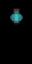

Rendered tile map (Tiled .tmx) drawn with the repository's tilesets; below, a short description and the map source with its tile grids summarised:
An orthogonal 1x2 tile map with 32x32 px tiles, 2 tile layers (objects, collision), 1 hidden layer not drawn, 4 tilesets.

<map version="1.0" orientation="orthogonal" renderorder="right-down" width="1" height="2" tilewidth="32" tileheight="32">
 <tileset firstgid="1" name="furniture-modern" tilewidth="32" tileheight="32">
  <image source="../../maps/graphics/tiles/furniture-modern.png" width="512" height="512" />
 </tileset>
 <tileset firstgid="257" name="furniture-placement" tilewidth="32" tileheight="32">
  <image source="../../maps/graphics/tiles/furniture-placement.png" width="64" height="64" />
  <tile id="2">
   <properties>
    <property name="constraint" value="ground" />
   </properties>
  </tile>
  <tile id="3">
   <properties>
    <property name="constraint" value="wall" />
   </properties>
  </tile>
 </tileset>
 <tileset firstgid="261" name="collision" tilewidth="32" tileheight="32">
  <image source="../../maps/graphics/tiles/collision.png" width="64" height="32" />
 </tileset>
 <tileset firstgid="263" name="modern-activators" tilewidth="32" tileheight="32">
  <image source="../../image-atlases/modern-activators.png" width="64" height="64" />
 </tileset>
 <layer name="objects" width="1" height="2">
  <data>[2 cells, 1 non-empty, 1 distinct tile ids]</data>
 </layer>
 <layer name="constraints" width="1" height="2" visible="0">
  <data>[2 cells, 2 non-empty, 1 distinct tile ids]</data>
 </layer>
 <layer name="collision" width="1" height="2">
  <data>[2 cells, 0 non-empty, 0 distinct tile ids]</data>
 </layer>
</map>
